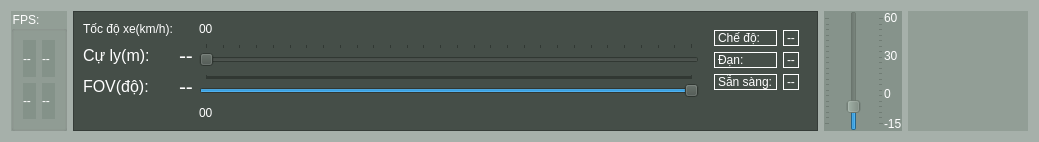
   <widget class="QFrame" name="frame_5">
    <property name="geometry">
     <rect>
      <x>130</x>
      <y>20</y>
      <width>771</width>
      <height>141</height>
     </rect>
    </property>
    <property name="sizePolicy">
     <sizepolicy hsizetype="Fixed" vsizetype="Fixed">
      <horstretch>0</horstretch>
      <verstretch>0</verstretch>
     </sizepolicy>
    </property>
    <property name="styleSheet">
     <string notr="true">color:white; background-color: rgba(114,129,119,100);</string>
    </property>
    <layout class="QHBoxLayout" name="horizontalLayout">
     <item>
      <widget class="QGroupBox" name="groupBox_9">
       <property name="styleSheet">
        <string notr="true">color:white; background-color: rgba(114,129,119,100);</string>
       </property>
       <property name="title">
        <string>FPS:</string>
       </property>
       <layout class="QGridLayout" name="gridLayout_2">
        <item row="2" column="0">
         <widget class="QLabel" name="label_video_fps_2">
          <property name="text">
           <string>--</string>
          </property>
         </widget>
        </item>
        <item row="0" column="0">
         <widget class="QLabel" name="label_video_fps">
          <property name="text">
           <string>--</string>
          </property>
         </widget>
        </item>
        <item row="2" column="1">
         <widget class="QLabel" name="label_track_y">
          <property name="styleSheet">
           <string notr="true">color:white; background-color: rgba(114,129,119,100);</string>
          </property>
          <property name="text">
           <string>--</string>
          </property>
         </widget>
        </item>
        <item row="0" column="1">
         <widget class="QLabel" name="label_track_x">
          <property name="text">
           <string>--</string>
          </property>
         </widget>
        </item>
       </layout>
      </widget>
     </item>
     <item>
      <spacer name="horizontalSpacer">
       <property name="orientation">
        <enum>Qt::Horizontal</enum>
       </property>
       <property name="sizeHint" stdset="0">
        <size>
         <width>40</width>
         <height>20</height>
        </size>
       </property>
      </spacer>
     </item>
     <item>
      <widget class="QFrame" name="frame_7">
       <property name="styleSheet">
        <string notr="true">background-color: rgb(69,78,72); color:rgb(255, 255, 255)</string>
       </property>
       <property name="frameShape">
        <enum>QFrame::StyledPanel</enum>
       </property>
       <property name="frameShadow">
        <enum>QFrame::Raised</enum>
       </property>
       <layout class="QGridLayout" name="gridLayout">
        <item row="2" column="0">
         <widget class="QLabel" name="label_5">
          <property name="font">
           <font>
            <pointsize>12</pointsize>
           </font>
          </property>
          <property name="text">
           <string>FOV(độ):</string>
          </property>
         </widget>
        </item>
        <item row="1" column="2" colspan="2">
         <widget class="QSlider" name="slider_range">
          <property name="sizePolicy">
           <sizepolicy hsizetype="Fixed" vsizetype="Preferred">
            <horstretch>0</horstretch>
            <verstretch>0</verstretch>
           </sizepolicy>
          </property>
          <property name="minimumSize">
           <size>
            <width>500</width>
            <height>0</height>
           </size>
          </property>
          <property name="minimum">
           <number>1</number>
          </property>
          <property name="maximum">
           <number>30</number>
          </property>
          <property name="singleStep">
           <number>1</number>
          </property>
          <property name="pageStep">
           <number>1</number>
          </property>
          <property name="value">
           <number>1</number>
          </property>
          <property name="orientation">
           <enum>Qt::Horizontal</enum>
          </property>
          <property name="tickPosition">
           <enum>QSlider::TicksAbove</enum>
          </property>
          <property name="tickInterval">
           <number>1</number>
          </property>
         </widget>
        </item>
        <item row="0" column="2">
         <widget class="QLabel" name="label_speed">
          <property name="sizePolicy">
           <sizepolicy hsizetype="Expanding" vsizetype="Preferred">
            <horstretch>0</horstretch>
            <verstretch>0</verstretch>
           </sizepolicy>
          </property>
          <property name="text">
           <string>00</string>
          </property>
         </widget>
        </item>
        <item row="0" column="4" rowspan="3">
         <widget class="QFrame" name="frame_2">
          <property name="styleSheet">
           <string notr="true">background-color: rgb(69,78,72); color:rgb(255, 255, 255)</string>
          </property>
          <layout class="QGridLayout" name="gridLayout_3">
           <item row="0" column="1">
            <widget class="QLabel" name="image_label_8">
             <property name="frameShape">
              <enum>QFrame::Panel</enum>
             </property>
             <property name="text">
              <string>Chế độ:</string>
             </property>
            </widget>
           </item>
           <item row="1" column="1">
            <widget class="QLabel" name="image_label_10">
             <property name="frameShape">
              <enum>QFrame::Panel</enum>
             </property>
             <property name="text">
              <string>Đạn:</string>
             </property>
            </widget>
           </item>
           <item row="1" column="2">
            <widget class="QLabel" name="image_label_9">
             <property name="frameShape">
              <enum>QFrame::Panel</enum>
             </property>
             <property name="text">
              <string>--</string>
             </property>
            </widget>
           </item>
           <item row="2" column="1">
            <widget class="QLabel" name="image_label_12">
             <property name="frameShape">
              <enum>QFrame::Panel</enum>
             </property>
             <property name="text">
              <string>Sẵn sàng:</string>
             </property>
            </widget>
           </item>
           <item row="0" column="2">
            <widget class="QLabel" name="image_label_11">
             <property name="frameShape">
              <enum>QFrame::Panel</enum>
             </property>
             <property name="text">
              <string>--</string>
             </property>
            </widget>
           </item>
           <item row="2" column="2">
            <widget class="QLabel" name="image_label_13">
             <property name="frameShape">
              <enum>QFrame::Panel</enum>
             </property>
             <property name="text">
              <string>--</string>
             </property>
            </widget>
           </item>
          </layout>
         </widget>
        </item>
        <item row="2" column="1">
         <widget class="QLabel" name="label_fov">
          <property name="font">
           <font>
            <pointsize>16</pointsize>
           </font>
          </property>
          <property name="text">
           <string>--</string>
          </property>
         </widget>
        </item>
        <item row="2" column="2" colspan="2">
         <widget class="QSlider" name="slider_fov">
          <property name="sizePolicy">
           <sizepolicy hsizetype="Fixed" vsizetype="Preferred">
            <horstretch>0</horstretch>
            <verstretch>0</verstretch>
           </sizepolicy>
          </property>
          <property name="minimumSize">
           <size>
            <width>500</width>
            <height>0</height>
           </size>
          </property>
          <property name="minimum">
           <number>17</number>
          </property>
          <property name="maximum">
           <number>600</number>
          </property>
          <property name="singleStep">
           <number>1</number>
          </property>
          <property name="pageStep">
           <number>10</number>
          </property>
          <property name="value">
           <number>600</number>
          </property>
          <property name="orientation">
           <enum>Qt::Horizontal</enum>
          </property>
          <property name="tickPosition">
           <enum>QSlider::TicksAbove</enum>
          </property>
          <property name="tickInterval">
           <number>1</number>
          </property>
         </widget>
        </item>
        <item row="0" column="0">
         <widget class="QLabel" name="label_speed_2">
          <property name="sizePolicy">
           <sizepolicy hsizetype="Expanding" vsizetype="Preferred">
            <horstretch>0</horstretch>
            <verstretch>0</verstretch>
           </sizepolicy>
          </property>
          <property name="text">
           <string>Tốc độ xe(km/h):</string>
          </property>
         </widget>
        </item>
        <item row="1" column="0">
         <widget class="QLabel" name="label">
          <property name="font">
           <font>
            <pointsize>12</pointsize>
           </font>
          </property>
          <property name="text">
           <string>Cự ly(m):</string>
          </property>
         </widget>
        </item>
        <item row="1" column="1">
         <widget class="QLabel" name="label_range">
          <property name="font">
           <font>
            <pointsize>16</pointsize>
           </font>
          </property>
          <property name="text">
           <string>--</string>
          </property>
         </widget>
        </item>
        <item row="3" column="2">
         <widget class="QLabel" name="label_fovSpeed">
          <property name="sizePolicy">
           <sizepolicy hsizetype="Expanding" vsizetype="Preferred">
            <horstretch>0</horstretch>
            <verstretch>0</verstretch>
           </sizepolicy>
          </property>
          <property name="text">
           <string>00</string>
          </property>
         </widget>
        </item>
       </layout>
      </widget>
     </item>
     <item>
      <widget class="QFrame" name="frame_8">
       <property name="styleSheet">
        <string notr="true">color:white; background-color: rgba(114,129,119,100);</string>
       </property>
       <layout class="QGridLayout" name="gridLayout_4">
        <property name="leftMargin">
         <number>0</number>
        </property>
        <property name="topMargin">
         <number>0</number>
        </property>
        <property name="rightMargin">
         <number>0</number>
        </property>
        <property name="bottomMargin">
         <number>0</number>
        </property>
        <property name="spacing">
         <number>0</number>
        </property>
        <item row="3" column="1">
         <widget class="QLabel" name="label_video_fps_8">
          <property name="text">
           <string>-15</string>
          </property>
          <property name="alignment">
           <set>Qt::AlignBottom|Qt::AlignLeading|Qt::AlignLeft</set>
          </property>
         </widget>
        </item>
        <item row="0" column="0" rowspan="4">
         <widget class="QCustomSlider" name="slider_ele">
          <property name="minimumSize">
           <size>
            <width>60</width>
            <height>0</height>
           </size>
          </property>
          <property name="minimum">
           <number>-1500</number>
          </property>
          <property name="maximum">
           <number>8000</number>
          </property>
          <property name="singleStep">
           <number>1</number>
          </property>
          <property name="pageStep">
           <number>1</number>
          </property>
          <property name="orientation">
           <enum>Qt::Vertical</enum>
          </property>
          <property name="tickPosition">
           <enum>QSlider::TicksBothSides</enum>
          </property>
          <property name="tickInterval">
           <number>500</number>
          </property>
         </widget>
        </item>
        <item row="2" column="1">
         <widget class="QLabel" name="label_video_fps_14">
          <property name="text">
           <string>0</string>
          </property>
          <property name="alignment">
           <set>Qt::AlignBottom|Qt::AlignLeading|Qt::AlignLeft</set>
          </property>
         </widget>
        </item>
        <item row="1" column="1">
         <widget class="QLabel" name="label_video_fps_10">
          <property name="text">
           <string>30</string>
          </property>
         </widget>
        </item>
        <item row="0" column="1">
         <widget class="QLabel" name="label_video_fps_12">
          <property name="text">
           <string>60</string>
          </property>
          <property name="alignment">
           <set>Qt::AlignLeading|Qt::AlignLeft|Qt::AlignTop</set>
          </property>
         </widget>
        </item>
       </layout>
      </widget>
     </item>
     <item>
      <widget class="QcGaugeWidget" name="view_azi" native="true">
       <property name="minimumSize">
        <size>
         <width>120</width>
         <height>120</height>
        </size>
       </property>
       <property name="maximumSize">
        <size>
         <width>120</width>
         <height>120</height>
        </size>
       </property>
       <property name="autoFillBackground">
        <bool>false</bool>
       </property>
       <property name="styleSheet">
        <string notr="true"/>
       </property>
      </widget>
     </item>
    </layout>
   </widget>
